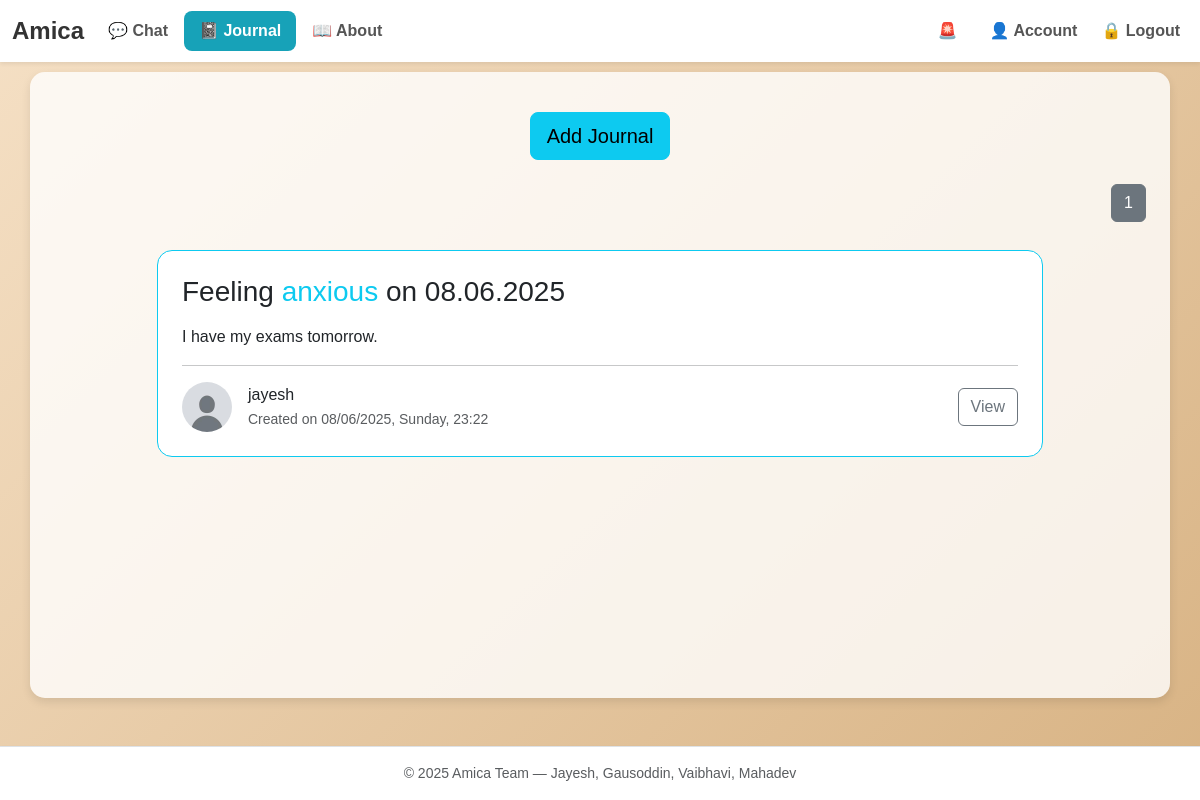
The app's page /all_journals (signed in) with its own data.
### ChatbotWebsite/models.py (models this page shows, shortened)
class Journal(db.Model):
    id = db.Column(db.Integer, primary_key=True)
    timestamp = db.Column(db.DateTime, nullable=False, default=datetime.now)
    mood = db.Column(db.String(30), nullable=False)
    content = db.Column(db.String(3000), nullable=False)
    user_id = db.Column(db.Integer, db.ForeignKey(
        'user.id'), nullable=False)  # Foreign key to User Class

class User(db.Model, UserMixin):
    id = db.Column(db.Integer, primary_key=True)
    username = db.Column(db.String(20), unique=True, nullable=False)
    email = db.Column(db.String(120), unique=True, nullable=False)
    password = db.Column(db.String(60), nullable=False)
    profile_image = db.Column(
        db.String(20), nullable=False, default='default.jpg')
    messages = db.relationship('ChatMessage', backref='user', lazy=True)
    journals = db.relationship('Journal', backref='user', lazy=True)

### ChatbotWebsite/journal/routes.py (the view)
@journals.route("/all_journals")
@login_required
def all_journals():
    page = request.args.get("page", 1, type=int)  # Pagination
    journals = (
        Journal.query.filter_by(user_id=current_user.id)
        .order_by(Journal.timestamp.desc())
        .paginate(page=page, per_page=5)
    )
    return render_template("all_journals.html", title="Journals", journals=journals)

### ChatbotWebsite/models.py (called while the page is built)
@login_manager.user_loader
def load_user(user_id):
    return User.query.get(int(user_id))

### ChatbotWebsite/templates/all_journals.html
{% extends 'layout.html' %}
{% block content %}
    <div class="container-fluid d-grid">
        <a class="btn mx-auto mt-3 mb-4 btn-info btn-lg" href="{{url_for('journals.new_journal')}}">Add Journal</a>
        <div class="ms-auto">
            {% for page_num in journals.iter_pages(left_edge=1,right_edge=1, left_current=1,right_current=1) %}
                {%if page_num%}
                    {%if journals.page ==page_num%}
                    <a href="{{url_for('journals.all_journals',page=page_num)}}" class="btn btn-secondary mb-4">{{page_num}}</a>
                    {%else%}
                        <a href="{{url_for('journals.all_journals',page=page_num)}}" class="btn btn-outline-secondary mb-4">{{page_num}}</a>
                    {%endif%}
                {%else%}
                    ...
                {%endif%}
            {% endfor %}
        </div>
        {% for journal in journals.items %}
            <div class="container py-1">
            <div class="row d-flex justify-content-center align-items-center">
                <div class="col col-10">
                <div class="card mb-5 border-info" style="border-radius: 15px;">
                    <div class="card-body p-4">
                    <h3 class="mb-3">Feeling <a href="{{url_for('journals.journal',journal_id=journal.id)}}" class="text-info text-decoration-none">{{journal.mood}}</a> on {{journal.timestamp.strftime('%d.%m.%Y')}}</h3>
                    <p class="text-truncate">{{journal.content}} </p>
                    <hr class="my-3">
                    <div class="d-flex justify-content-start align-items-center">
                        <img src="{{url_for('static',filename='profile_images/'+current_user.profile_image)}}" alt="profile-avatar"
                            class="img-fluid rounded-circle me-3" width="50">
                        <div class="col">
                            <p class="mb-0">{{journal.user.username}}</p>
                            <small class="text-muted">Created on {{journal.timestamp.strftime('%d/%m/%Y, %A, %H:%M')}}</small>
                        </div>
                        <a href="{{url_for('journals.journal',journal_id=journal.id)}}" class="btn btn-outline-secondary">View</a>
                    </div>
                    </div>
                </div>
                </div>
            </div>
            </div>
        {% endfor %}
    </div>
{% endblock content%}

### ChatbotWebsite/static/styles/layout.css (style rules this page uses)
body { background: linear-gradient(135deg, #f5e0c5, #d8b384); font-family: 'Arial', sans-serif; min-height: 100vh; display: flex; flex-direction: column; }
.btn { transition: all 0.3s ease-in-out; }

### records on screen
Journal: mood "anxious", timestamp "08.06.2025", content "I have my exams tomorrow.", profile_image (placeholder picture), user.username "jayesh", timestamp "08/06/2025, Sunday, 23:22"

### other values on screen
{{ page_num }} "1"
